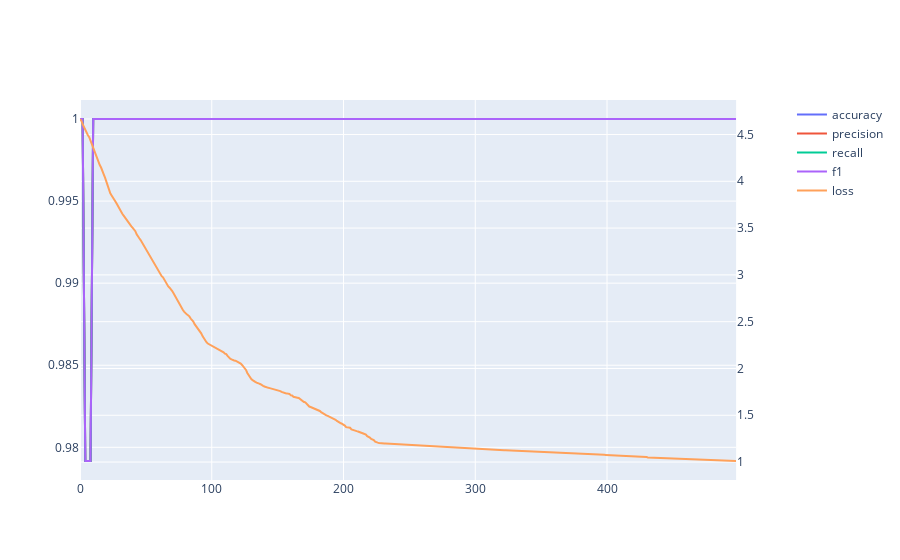

Notebook code for this chart:
### Code cell
fig = make_subplots(specs=[[{"secondary_y": True}]])

for metric in eval_wo_bn.columns[1:]:
    fig.add_trace(
        go.Scatter(x=eval_wo_bn['epoch'], y=eval_wo_bn[metric],
                   mode='lines',
                   name=metric),
        secondary_y=False
    )

fig.add_trace(
    go.Scatter(x=train_loss_wo_bn['epoch'], y=train_loss_wo_bn['loss'],
                mode='lines',
                name='loss'),
    secondary_y=True,
    
)

### Figure 1 — Plotly figure (JSON) as saved in the notebook; plotly's stock layout.template omitted (floating-point values rounded to 4 significant figures; data arrays with more than 128 entries replaced by an {"elided": "..."} marker saying what was removed)
{"data": [{"mode": "lines", "name": "accuracy", "type": "scatter", "x": {"elided": "250 int values"}, "xaxis": "x", "y": {"elided": "250 float values"}, "yaxis": "y"}, {"mode": "lines", "name": "precision", "type": "scatter", "x": {"elided": "250 int values"}, "xaxis": "x", "y": {"elided": "250 float values"}, "yaxis": "y"}, {"mode": "lines", "name": "recall", "type": "scatter", "x": {"elided": "250 int values"}, "xaxis": "x", "y": {"elided": "250 float values"}, "yaxis": "y"}, {"mode": "lines", "name": "f1", "type": "scatter", "x": {"elided": "250 int values"}, "xaxis": "x", "y": {"elided": "250 float values"}, "yaxis": "y"}, {"mode": "lines", "name": "loss", "type": "scatter", "x": {"elided": "499 int values"}, "xaxis": "x", "y": {"elided": "499 float values"}, "yaxis": "y2"}], "layout": {"autosize": true, "xaxis": {"anchor": "y", "autorange": true, "domain": [0, 0.94], "range": [0, 498], "type": "linear"}, "yaxis": {"anchor": "x", "autorange": true, "domain": [0, 1], "range": [0.978, 1.001], "type": "linear"}, "yaxis2": {"anchor": "x", "autorange": true, "overlaying": "y", "range": [0.8084, 4.868], "side": "right", "type": "linear"}}}
